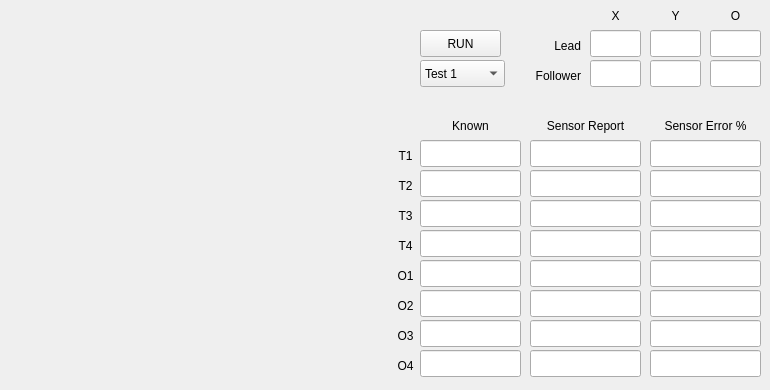
    <widget class="QWidget" name="tab_3">
     <attribute name="title">
      <string>Sensor Arena</string>
     </attribute>
     <widget class="QLineEdit" name="T1_LOC_S">
      <property name="geometry">
       <rect>
        <x>530</x>
        <y>140</y>
        <width>111</width>
        <height>27</height>
       </rect>
      </property>
      <property name="layoutDirection">
       <enum>Qt::LeftToRight</enum>
      </property>
      <property name="alignment">
       <set>Qt::AlignCenter</set>
      </property>
     </widget>
     <widget class="QLineEdit" name="T3_LOC_S">
      <property name="geometry">
       <rect>
        <x>530</x>
        <y>200</y>
        <width>111</width>
        <height>27</height>
       </rect>
      </property>
      <property name="layoutDirection">
       <enum>Qt::LeftToRight</enum>
      </property>
      <property name="alignment">
       <set>Qt::AlignCenter</set>
      </property>
     </widget>
     <widget class="QLineEdit" name="LRX">
      <property name="geometry">
       <rect>
        <x>590</x>
        <y>30</y>
        <width>51</width>
        <height>27</height>
       </rect>
      </property>
     </widget>
     <widget class="QLineEdit" name="T2_LOC_S">
      <property name="geometry">
       <rect>
        <x>530</x>
        <y>170</y>
        <width>111</width>
        <height>27</height>
       </rect>
      </property>
      <property name="alignment">
       <set>Qt::AlignCenter</set>
      </property>
     </widget>
     <widget class="QLabel" name="label_2">
      <property name="geometry">
       <rect>
        <x>530</x>
        <y>30</y>
        <width>51</width>
        <height>31</height>
       </rect>
      </property>
      <property name="text">
       <string>Lead</string>
      </property>
      <property name="alignment">
       <set>Qt::AlignRight|Qt::AlignTrailing|Qt::AlignVCenter</set>
      </property>
     </widget>
     <widget class="QLineEdit" name="FRX">
      <property name="geometry">
       <rect>
        <x>590</x>
        <y>60</y>
        <width>51</width>
        <height>27</height>
       </rect>
      </property>
     </widget>
     <widget class="QLabel" name="label_22">
      <property name="geometry">
       <rect>
        <x>650</x>
        <y>0</y>
        <width>51</width>
        <height>31</height>
       </rect>
      </property>
      <property name="text">
       <string>Y</string>
      </property>
      <property name="alignment">
       <set>Qt::AlignCenter</set>
      </property>
     </widget>
     <widget class="QLineEdit" name="LRO">
      <property name="geometry">
       <rect>
        <x>710</x>
        <y>30</y>
        <width>51</width>
        <height>27</height>
       </rect>
      </property>
     </widget>
     <widget class="QLabel" name="label_30">
      <property name="geometry">
       <rect>
        <x>390</x>
        <y>140</y>
        <width>31</width>
        <height>31</height>
       </rect>
      </property>
      <property name="text">
       <string>T1</string>
      </property>
      <property name="alignment">
       <set>Qt::AlignCenter</set>
      </property>
     </widget>
     <widget class="QLabel" name="label_32">
      <property name="geometry">
       <rect>
        <x>390</x>
        <y>200</y>
        <width>31</width>
        <height>31</height>
       </rect>
      </property>
      <property name="text">
       <string>T3</string>
      </property>
      <property name="alignment">
       <set>Qt::AlignCenter</set>
      </property>
     </widget>
     <widget class="QLabel" name="label_23">
      <property name="geometry">
       <rect>
        <x>590</x>
        <y>0</y>
        <width>51</width>
        <height>31</height>
       </rect>
      </property>
      <property name="text">
       <string>X</string>
      </property>
      <property name="alignment">
       <set>Qt::AlignCenter</set>
      </property>
     </widget>
     <widget class="QLabel" name="label_25">
      <property name="geometry">
       <rect>
        <x>710</x>
        <y>0</y>
        <width>51</width>
        <height>31</height>
       </rect>
      </property>
      <property name="text">
       <string>O</string>
      </property>
      <property name="alignment">
       <set>Qt::AlignCenter</set>
      </property>
     </widget>
     <widget class="QLineEdit" name="T4_LOC_S">
      <property name="geometry">
       <rect>
        <x>530</x>
        <y>230</y>
        <width>111</width>
        <height>27</height>
       </rect>
      </property>
      <property name="layoutDirection">
       <enum>Qt::LeftToRight</enum>
      </property>
      <property name="alignment">
       <set>Qt::AlignCenter</set>
      </property>
     </widget>
     <widget class="QLabel" name="label_24">
      <property name="geometry">
       <rect>
        <x>500</x>
        <y>60</y>
        <width>81</width>
        <height>31</height>
       </rect>
      </property>
      <property name="text">
       <string>Follower</string>
      </property>
      <property name="alignment">
       <set>Qt::AlignRight|Qt::AlignTrailing|Qt::AlignVCenter</set>
      </property>
     </widget>
     <widget class="QLabel" name="label_26">
      <property name="geometry">
       <rect>
        <x>530</x>
        <y>110</y>
        <width>111</width>
        <height>31</height>
       </rect>
      </property>
      <property name="text">
       <string>Sensor Report</string>
      </property>
      <property name="alignment">
       <set>Qt::AlignCenter</set>
      </property>
     </widget>
     <widget class="QLineEdit" name="FRY">
      <property name="geometry">
       <rect>
        <x>650</x>
        <y>60</y>
        <width>51</width>
        <height>27</height>
       </rect>
      </property>
     </widget>
     <widget class="QLabel" name="label_29">
      <property name="geometry">
       <rect>
        <x>430</x>
        <y>110</y>
        <width>81</width>
        <height>31</height>
       </rect>
      </property>
      <property name="text">
       <string>Known</string>
      </property>
      <property name="alignment">
       <set>Qt::AlignCenter</set>
      </property>
     </widget>
     <widget class="QLineEdit" name="LRY">
      <property name="geometry">
       <rect>
        <x>650</x>
        <y>30</y>
        <width>51</width>
        <height>27</height>
       </rect>
      </property>
     </widget>
     <widget class="QLineEdit" name="FRO">
      <property name="geometry">
       <rect>
        <x>710</x>
        <y>60</y>
        <width>51</width>
        <height>27</height>
       </rect>
      </property>
     </widget>
     <widget class="QLabel" name="label_33">
      <property name="geometry">
       <rect>
        <x>390</x>
        <y>230</y>
        <width>31</width>
        <height>31</height>
       </rect>
      </property>
      <property name="text">
       <string>T4</string>
      </property>
      <property name="alignment">
       <set>Qt::AlignCenter</set>
      </property>
     </widget>
     <widget class="QLabel" name="label_31">
      <property name="geometry">
       <rect>
        <x>390</x>
        <y>170</y>
        <width>31</width>
        <height>31</height>
       </rect>
      </property>
      <property name="text">
       <string>T2</string>
      </property>
      <property name="alignment">
       <set>Qt::AlignCenter</set>
      </property>
     </widget>
     <widget class="QLineEdit" name="O3_LOC_S">
      <property name="geometry">
       <rect>
        <x>530</x>
        <y>320</y>
        <width>111</width>
        <height>27</height>
       </rect>
      </property>
      <property name="layoutDirection">
       <enum>Qt::LeftToRight</enum>
      </property>
      <property name="alignment">
       <set>Qt::AlignCenter</set>
      </property>
     </widget>
     <widget class="QLineEdit" name="O2_LOC_S">
      <property name="geometry">
       <rect>
        <x>530</x>
        <y>290</y>
        <width>111</width>
        <height>27</height>
       </rect>
      </property>
      <property name="layoutDirection">
       <enum>Qt::LeftToRight</enum>
      </property>
      <property name="alignment">
       <set>Qt::AlignCenter</set>
      </property>
     </widget>
     <widget class="QLineEdit" name="O4_LOC_S">
      <property name="geometry">
       <rect>
        <x>530</x>
        <y>350</y>
        <width>111</width>
        <height>27</height>
       </rect>
      </property>
      <property name="layoutDirection">
       <enum>Qt::LeftToRight</enum>
      </property>
      <property name="alignment">
       <set>Qt::AlignCenter</set>
      </property>
     </widget>
     <widget class="QLineEdit" name="O1_LOC_S">
      <property name="geometry">
       <rect>
        <x>530</x>
        <y>260</y>
        <width>111</width>
        <height>27</height>
       </rect>
      </property>
      <property name="layoutDirection">
       <enum>Qt::LeftToRight</enum>
      </property>
      <property name="alignment">
       <set>Qt::AlignCenter</set>
      </property>
     </widget>
     <widget class="QLineEdit" name="T3_LOC_K">
      <property name="geometry">
       <rect>
        <x>420</x>
        <y>200</y>
        <width>101</width>
        <height>27</height>
       </rect>
      </property>
      <property name="layoutDirection">
       <enum>Qt::LeftToRight</enum>
      </property>
      <property name="alignment">
       <set>Qt::AlignCenter</set>
      </property>
      <property name="readOnly">
       <bool>false</bool>
      </property>
     </widget>
     <widget class="QLineEdit" name="T2_LOC_K">
      <property name="geometry">
       <rect>
        <x>420</x>
        <y>170</y>
        <width>101</width>
        <height>27</height>
       </rect>
      </property>
      <property name="layoutDirection">
       <enum>Qt::LeftToRight</enum>
      </property>
      <property name="alignment">
       <set>Qt::AlignCenter</set>
      </property>
      <property name="readOnly">
       <bool>false</bool>
      </property>
     </widget>
     <widget class="QLineEdit" name="T4_LOC_K">
      <property name="geometry">
       <rect>
        <x>420</x>
        <y>230</y>
        <width>101</width>
        <height>27</height>
       </rect>
      </property>
      <property name="layoutDirection">
       <enum>Qt::LeftToRight</enum>
      </property>
      <property name="alignment">
       <set>Qt::AlignCenter</set>
      </property>
      <property name="readOnly">
       <bool>false</bool>
      </property>
     </widget>
     <widget class="QLineEdit" name="T1_LOC_K">
      <property name="geometry">
       <rect>
        <x>420</x>
        <y>140</y>
        <width>101</width>
        <height>27</height>
       </rect>
      </property>
      <property name="layoutDirection">
       <enum>Qt::LeftToRight</enum>
      </property>
      <property name="alignment">
       <set>Qt::AlignCenter</set>
      </property>
      <property name="readOnly">
       <bool>false</bool>
      </property>
     </widget>
     <widget class="QLineEdit" name="O3_LOC_K">
      <property name="geometry">
       <rect>
        <x>420</x>
        <y>320</y>
        <width>101</width>
        <height>27</height>
       </rect>
      </property>
      <property name="layoutDirection">
       <enum>Qt::LeftToRight</enum>
      </property>
      <property name="alignment">
       <set>Qt::AlignCenter</set>
      </property>
      <property name="readOnly">
       <bool>false</bool>
      </property>
     </widget>
     <widget class="QLineEdit" name="O2_LOC_K">
      <property name="geometry">
       <rect>
        <x>420</x>
        <y>290</y>
        <width>101</width>
        <height>27</height>
       </rect>
      </property>
      <property name="layoutDirection">
       <enum>Qt::LeftToRight</enum>
      </property>
      <property name="alignment">
       <set>Qt::AlignCenter</set>
      </property>
      <property name="readOnly">
       <bool>false</bool>
      </property>
     </widget>
     <widget class="QLineEdit" name="O4_LOC_K">
      <property name="geometry">
       <rect>
        <x>420</x>
        <y>350</y>
        <width>101</width>
        <height>27</height>
       </rect>
      </property>
      <property name="layoutDirection">
       <enum>Qt::LeftToRight</enum>
      </property>
      <property name="alignment">
       <set>Qt::AlignCenter</set>
      </property>
      <property name="readOnly">
       <bool>false</bool>
      </property>
     </widget>
     <widget class="QLineEdit" name="O1_LOC_K">
      <property name="geometry">
       <rect>
        <x>420</x>
        <y>260</y>
        <width>101</width>
        <height>27</height>
       </rect>
      </property>
      <property name="layoutDirection">
       <enum>Qt::LeftToRight</enum>
      </property>
      <property name="alignment">
       <set>Qt::AlignCenter</set>
      </property>
      <property name="readOnly">
       <bool>false</bool>
      </property>
     </widget>
     <widget class="QLabel" name="label_52">
      <property name="geometry">
       <rect>
        <x>390</x>
        <y>320</y>
        <width>31</width>
        <height>31</height>
       </rect>
      </property>
      <property name="text">
       <string>O3</string>
      </property>
      <property name="alignment">
       <set>Qt::AlignCenter</set>
      </property>
     </widget>
     <widget class="QLabel" name="label_53">
      <property name="geometry">
       <rect>
        <x>390</x>
        <y>260</y>
        <width>31</width>
        <height>31</height>
       </rect>
      </property>
      <property name="text">
       <string>O1</string>
      </property>
      <property name="alignment">
       <set>Qt::AlignCenter</set>
      </property>
     </widget>
     <widget class="QLabel" name="label_54">
      <property name="geometry">
       <rect>
        <x>390</x>
        <y>350</y>
        <width>31</width>
        <height>31</height>
       </rect>
      </property>
      <property name="text">
       <string>O4</string>
      </property>
      <property name="alignment">
       <set>Qt::AlignCenter</set>
      </property>
     </widget>
     <widget class="QLabel" name="label_55">
      <property name="geometry">
       <rect>
        <x>390</x>
        <y>290</y>
        <width>31</width>
        <height>31</height>
       </rect>
      </property>
      <property name="text">
       <string>O2</string>
      </property>
      <property name="alignment">
       <set>Qt::AlignCenter</set>
      </property>
     </widget>
     <widget class="QLineEdit" name="T1_LOC_SErr">
      <property name="geometry">
       <rect>
        <x>650</x>
        <y>140</y>
        <width>111</width>
        <height>27</height>
       </rect>
      </property>
      <property name="layoutDirection">
       <enum>Qt::LeftToRight</enum>
      </property>
      <property name="alignment">
       <set>Qt::AlignCenter</set>
      </property>
     </widget>
     <widget class="QLineEdit" name="T2_LOC_SErr">
      <property name="geometry">
       <rect>
        <x>650</x>
        <y>170</y>
        <width>111</width>
        <height>27</height>
       </rect>
      </property>
      <property name="layoutDirection">
       <enum>Qt::LeftToRight</enum>
      </property>
      <property name="alignment">
       <set>Qt::AlignCenter</set>
      </property>
     </widget>
     <widget class="QLineEdit" name="T3_LOC_SErr">
      <property name="geometry">
       <rect>
        <x>650</x>
        <y>200</y>
        <width>111</width>
        <height>27</height>
       </rect>
      </property>
      <property name="layoutDirection">
       <enum>Qt::LeftToRight</enum>
      </property>
      <property name="alignment">
       <set>Qt::AlignCenter</set>
      </property>
     </widget>
     <widget class="QLineEdit" name="O1_LOC_SErr">
      <property name="geometry">
       <rect>
        <x>650</x>
        <y>260</y>
        <width>111</width>
        <height>27</height>
       </rect>
      </property>
      <property name="layoutDirection">
       <enum>Qt::LeftToRight</enum>
      </property>
      <property name="alignment">
       <set>Qt::AlignCenter</set>
      </property>
     </widget>
     <widget class="QLineEdit" name="T4_LOC_SErr">
      <property name="geometry">
       <rect>
        <x>650</x>
        <y>230</y>
        <width>111</width>
        <height>27</height>
       </rect>
      </property>
      <property name="layoutDirection">
       <enum>Qt::LeftToRight</enum>
      </property>
      <property name="alignment">
       <set>Qt::AlignCenter</set>
      </property>
     </widget>
     <widget class="QLineEdit" name="O2_LOC_SErr">
      <property name="geometry">
       <rect>
        <x>650</x>
        <y>290</y>
        <width>111</width>
        <height>27</height>
       </rect>
      </property>
      <property name="layoutDirection">
       <enum>Qt::LeftToRight</enum>
      </property>
      <property name="alignment">
       <set>Qt::AlignCenter</set>
      </property>
     </widget>
     <widget class="QLineEdit" name="O3_LOC_SErr">
      <property name="geometry">
       <rect>
        <x>650</x>
        <y>320</y>
        <width>111</width>
        <height>27</height>
       </rect>
      </property>
      <property name="layoutDirection">
       <enum>Qt::LeftToRight</enum>
      </property>
      <property name="alignment">
       <set>Qt::AlignCenter</set>
      </property>
     </widget>
     <widget class="QLineEdit" name="O4_LOC_SErr">
      <property name="geometry">
       <rect>
        <x>650</x>
        <y>350</y>
        <width>111</width>
        <height>27</height>
       </rect>
      </property>
      <property name="layoutDirection">
       <enum>Qt::LeftToRight</enum>
      </property>
      <property name="alignment">
       <set>Qt::AlignCenter</set>
      </property>
     </widget>
     <widget class="QLabel" name="label_28">
      <property name="geometry">
       <rect>
        <x>650</x>
        <y>110</y>
        <width>111</width>
        <height>31</height>
       </rect>
      </property>
      <property name="text">
       <string>Sensor Error %</string>
      </property>
      <property name="alignment">
       <set>Qt::AlignCenter</set>
      </property>
     </widget>
     <widget class="QComboBox" name="comboBox">
      <property name="geometry">
       <rect>
        <x>420</x>
        <y>60</y>
        <width>85</width>
        <height>27</height>
       </rect>
      </property>
      <item>
       <property name="text">
        <string>Test 1</string>
       </property>
      </item>
      <item>
       <property name="text">
        <string>Test 2</string>
       </property>
      </item>
      <item>
       <property name="text">
        <string>Test 3</string>
       </property>
      </item>
      <item>
       <property name="text">
        <string>Test 4</string>
       </property>
      </item>
      <item>
       <property name="text">
        <string>Test 5</string>
       </property>
      </item>
      <item>
       <property name="text">
        <string>Test 6</string>
       </property>
      </item>
      <item>
       <property name="text">
        <string>Test 7</string>
       </property>
      </item>
     </widget>
     <widget class="QPushButton" name="run_button">
      <property name="geometry">
       <rect>
        <x>420</x>
        <y>30</y>
        <width>81</width>
        <height>27</height>
       </rect>
      </property>
      <property name="text">
       <string>RUN</string>
      </property>
     </widget>
    </widget>
